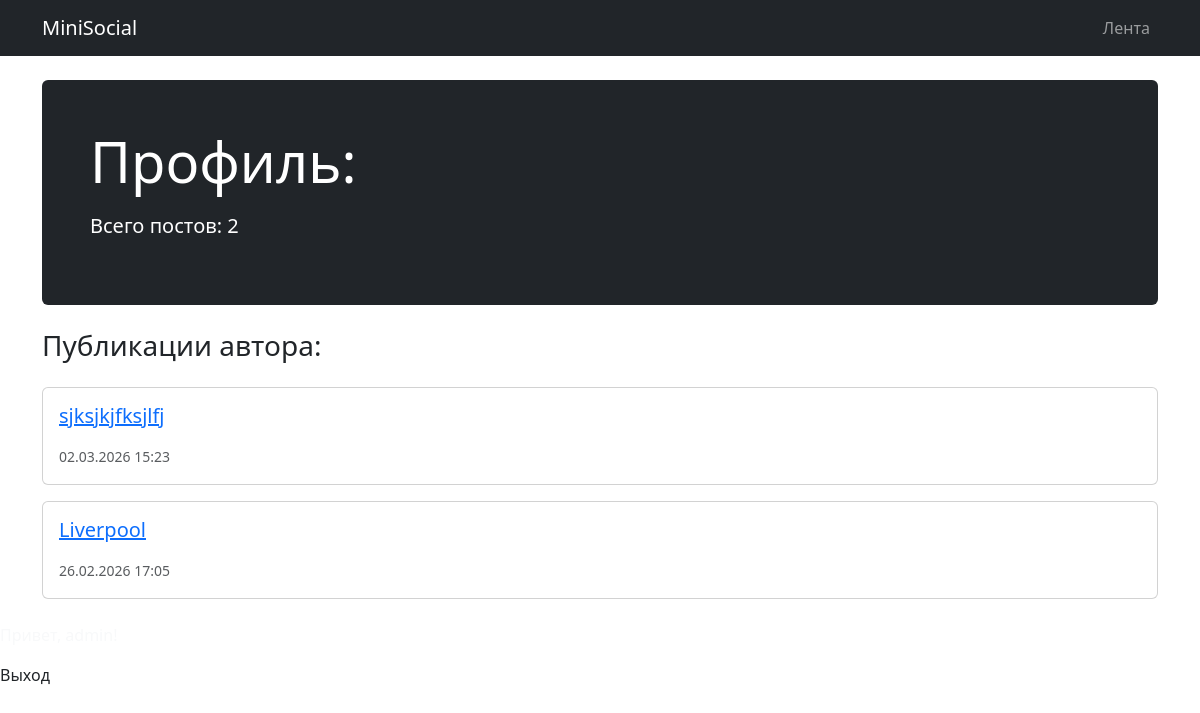
Page /user/1/posts/ on the earlier database version.
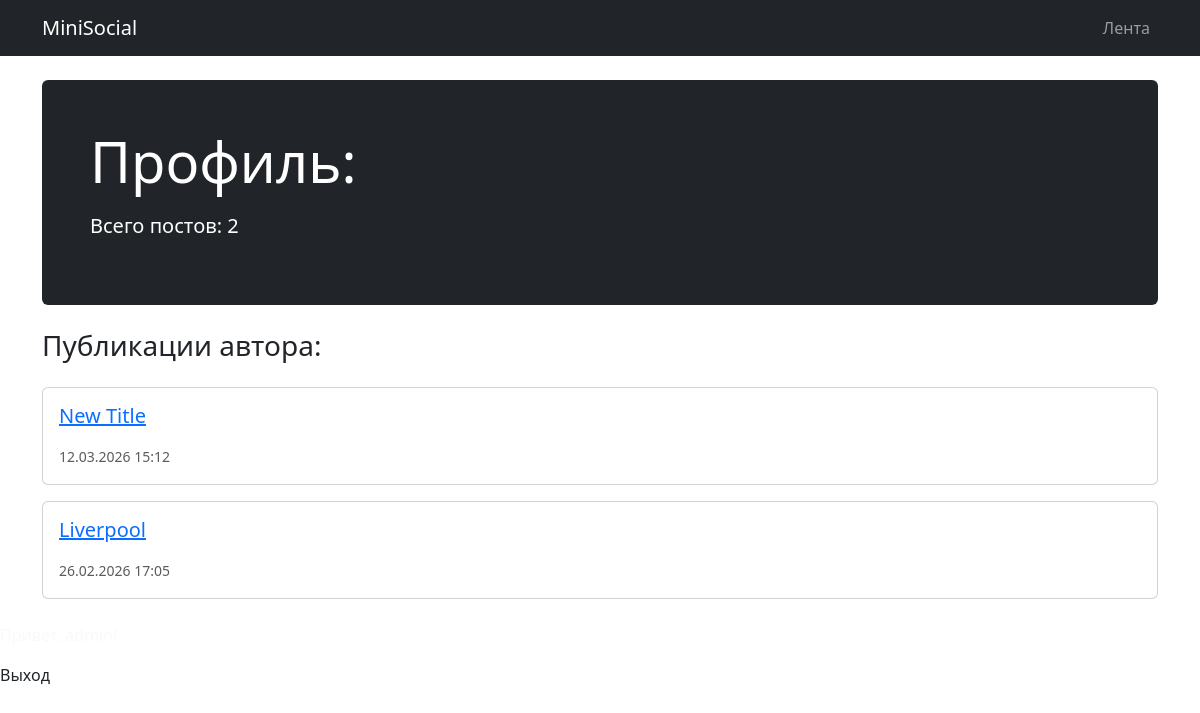
Same page on the later database version.
### posts/models.py (models this page shows, shortened)
class Post(models.Model):
    title = models.CharField(max_length=200)
    content = models.TextField()
    author = models.ForeignKey(User, on_delete=models.CASCADE)
    created_at = models.DateTimeField(auto_now_add=True)

### posts/views.py (the view)
# urls.py: path('user/<int:user_id>/posts/', views.user_posts, name='user_posts'),
def user_posts(request, user_id):
    user = get_object_or_404(User, id=user_id)
    posts = Post.objects.filter(author=user).order_by('-created_at')
    return render(request, 'posts/user_posts.html', {'posts': posts, 'user': user})

### templates/posts/user_posts.html (shortened to what this page needs)
{% extends 'base.html' %}
{% block content %}
    <div class="jumbotron p-4 p-md-5 text-white rounded bg-dark mb-4">
        <div class="col-md-6 px-0">
            <h1 class="display-4 font-italic">Профиль: {{ profile_user.username }}</h1>
            <p class="lead my-3">Всего постов: {{ posts.count }}</p>
        </div>
    </div>
    <h3 class="mb-4">Публикации автора:</h3>
    {% for post in posts %}
        <div class="card mb-3">
            <div class="card-body">
                <h5 class="card-title"><a href="{% url 'post_detail' post.id %}">{{ post.title }}</a></h5>
                <small class="text-muted">{{ post.created_at|date:"d.m.Y H:i" }}</small>
            </div>
        </div>
    {% empty %}
        <p>Этот пользователь еще ничего не опубликовал.</p>
    {% endfor %}
{% endblock %}

Differences in the rows shown:
removed Post: title "sjksjkjfksjlfj", created_at "02.03.2026 15:23"
added Post: title "New Title", created_at "12.03.2026 15:12"
